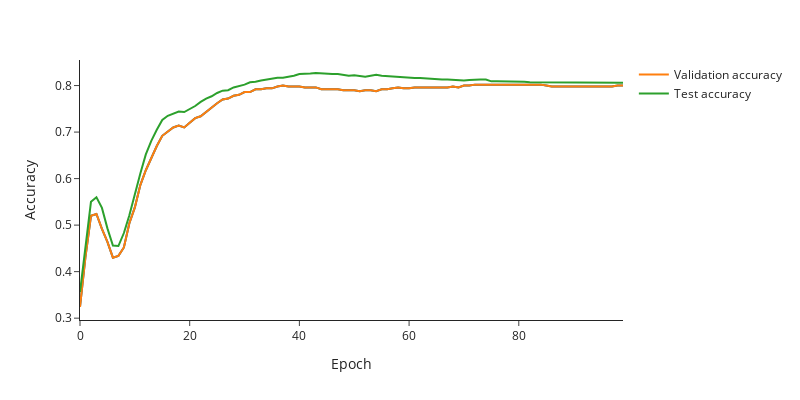

The notebook cell saved with this chart:
### Code cell
plt_gcn_accuracy = line_chart(x = np.arange(0, len(gcn_train_accuracy)), y = gcn_val_accuracy, y_label = "Accuracy")
#plt_gcn_accuracy.add_scatter(x = np.arange(0, len(gcn_train_accuracy)), y = gcn_train_accuracy, name="Training accuracy")
plt_gcn_accuracy.add_scatter(x = np.arange(0, len(gcn_val_accuracy)), y = gcn_val_accuracy, name="Validation accuracy")
plt_gcn_accuracy.add_scatter(x = np.arange(0, len(gcn_test_accuracy)), y = gcn_test_accuracy, name="Test accuracy")
